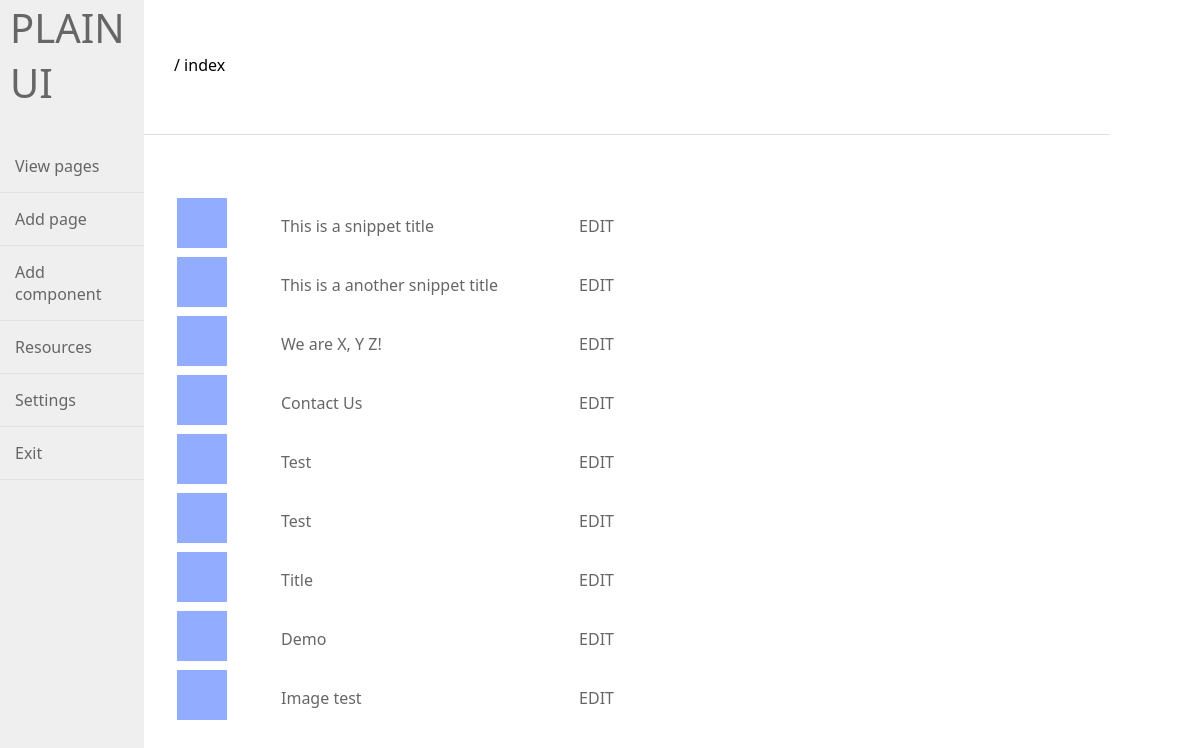
/index.php (signed in), run on an earlier commit of the app's database.
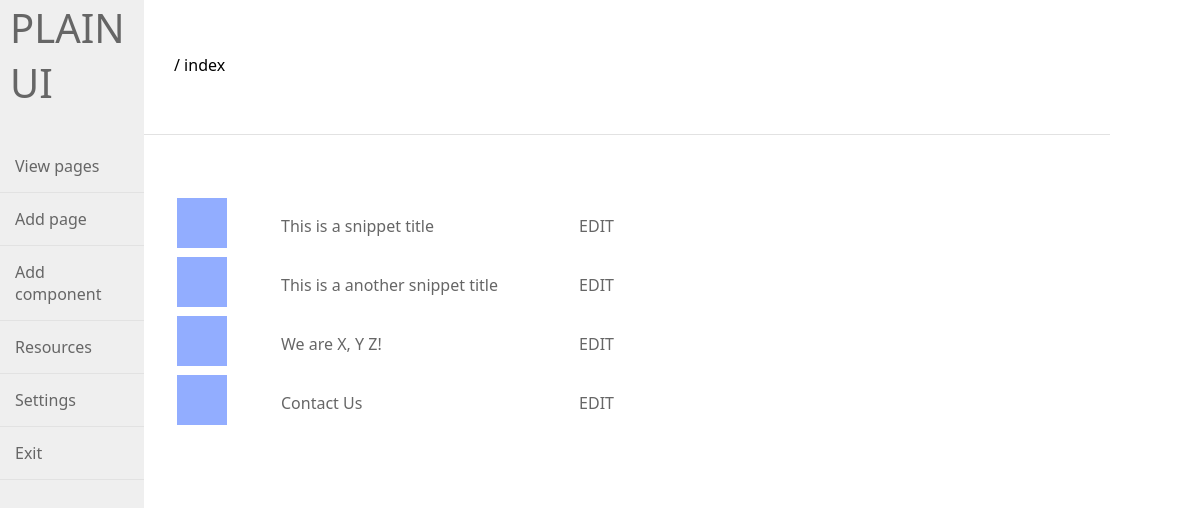
And on a later commit of the database.
### tables this page shows
CREATE TABLE `components` (
  `id` int(11) NOT NULL,
  `pid` int(11) NOT NULL,
  `component_title` tinytext NOT NULL,
  `component_text` longtext NOT NULL,
  `component_image` varchar(255) NOT NULL
);

### resources/PHP/Class.DB.php (called while the page is built, shortened)
<?php
class DB {
	private static $instance;
	private $connection;
	private function __construct() {
		$this->connection = new mysqli(HOST,USERNAME,PASSWORD,DATABASE);
		$this->connection->set_charset(CHARSET);
	}
	public static function init() {
		if(is_null(self::$instance)) {
			self::$instance = new DB();
		}
		return self::$instance;
	}
	public function __call($name, $args){
		if(method_exists($this->connection, $name)) {
			 return call_user_func_array(array($this->connection, $name), $args);
		} else {
			 trigger_error('Unknown Method ' . $name . '()', E_USER_WARNING);
			 return false;
		}
	}
}
class sql {
	protected $database;
	public function __construct() {
		$this->database = DB::init();
	}
	public function q($sql) {
		return $this->database->query($sql);
	}
	public function query($sql) {
		$req = $this->q($sql);
		for ($set = array (); $row = $req->fetch_assoc(); $set[] = $row);
		return $set;
	}
	public function intcast($int) {
		if($int >=0) {
			$int = intval($int);
			$int = (int)$int;
		}
		return (int)$int;
	}
	public function clean($string,$method='') {
		$data = '';
		switch($method) {
			case 'num':
				$data =  preg_replace('/[0-9]+/','', $string);
			break;
			}
		return $data;
	}
}
?>

### index.php (the view, shortened to what this page needs)
<?php
	include("resources/PHP/Class.DB.php");
	include("core/Cryptography.php");
	$cryptography = new Cryptography;
	$db = new sql();
	if(isset($_SESSION['token'])) {
		$token = $_SESSION['token'];
	} else {
		$token = $cryptography->getToken();
		$_SESSION['token'] = $token;
	}
	if(!isset($_SESSION['uuid'])) {
		$token  = $cryptography->uniqueID();
		$token .= $cryptography->uniqueID();
		$token .= $cryptography->uniqueID();
		$token .= $cryptography->uniqueID();
		$_SESSION['uuid'] = $token;
	} else {
		$token = $_SESSION['uuid'];
	}
	$result = $db->query("SELECT * FROM components");
?>
<!DOCTYPE html>
<html>
<head>
<?php include("core/Meta.php");?>
</head>
<body>
<div class="container">
	<header class="header">
	<?php include("core/Navigation.php");?>
	</header>
	<nav class="nav">
	/ index
	</nav>
	<article class="main">
	<table rowspan="" width="100%">
	<?php
	for($i=0;$i<count($result);$i++){
		if($result[$i]["component_image"] !='') {
			$image = str_replace('../','',$result[$i]["component_image"]);
			} else {
			$image = "resources/images/thumb.png";
		}
	?>
		<tr>
		<td width="100"><img src="<?php echo $image;?>" width="50"/></td>
		<td><a href="<?php echo SITE;?>components/edit/<?php echo $db->intcast($result[$i]['id']);?>/"><?php echo $result[$i]['component_title'];?></a></td>
		<td><a href="<?php echo SITE;?>components/edit/<?php echo $db->intcast($result[$i]['pid']);?>/">EDIT</a></td>
		<td width="500"></td>
		</tr>
	<?php
	}
	?>
	</table>
	</article>
</div>
</body>
</html>

### core/Meta.php (shortened to what this page needs)
<link rel="stylesheet" href="<?php echo SITE;?>assets/css/tokens.css" />

### core/Navigation.php
<h1><a href="<?php echo SITE;?>index.php">PLAIN UI</a></h1>
<ul class="navigate">
<li><a href="<?php echo SITE;?>pages/">View pages</a></li>
<li><a href="<?php echo SITE;?>pages/add/">Add page</a></li>
<li><a href="<?php echo SITE;?>components/add/">Add component</a></li>
<li><a href="<?php echo SITE;?>resources/">Resources</a></li>
<li><a href="<?php echo SITE;?>settings/">Settings</a></li>
<li><a href="<?php echo SITE;?>logout/<?php echo $token;?>/">Exit</a></li>
</ul>

### assets/css/tokens.css (style rules this page uses)
:root { --backdrop: #fff; --flower-red: #e23241; --flower-fuchsia: #bf045b; --flower-pink: #d95555; --flower-creme: #d98d62; --petal-yellow: #fce27d; --red: #b42d40; --lightred: #ff9c9c; --green: #14cc00; --lightgreen: #cbd187; --blue: #2d73b4; --lightblue: #9ccfff; --magenta: #9933cc; --lightmagenta: #f3c5fd; --black: #000000; --lightblack: #666666; --white: #ffffff; --lightwhite: #fffdf5; --grey: #b1b1b1; --lightgrey: #e2e2e2; --transparent: rgba(0, 0, 0, 0); --font-family: "Segoe UI", "Cantarell", sans-serif; --font-family-input: "Cantarell", sans-serif; --fontsize-small: 14px; --fontsize-medium: 24px; --fontsize-large: 32px; --fontsize-xlarge: 40px; --fontweight-normal: normal; --fontweight-bold: bold; --spacing-small: 5px; --spacing-medium: 10px; --spacing-large: 20px; --spacing-xlarge: 30px; --shadow-small: 0 1px 1px 0 rgba(0,0,0,0.12), 0 2px 1px -1px rgba(0,0,0,0.12), 0 1px 3px 0 rgba(0,0,0,0.20); --shadow-medium: 0 3px 4px 0 rgba(0,0,0,0.12), 0 3px 3px -2px rgba(0,0,0,0.12), 0 1px 8px 0 rgba(0,0,0,0.20); --shadow-large: 0 6px 10px 0 rgba(0,0,0,0.12), 0 1px 18px 0 rgba(0,0,0,0.12), 0 3px 5px -1px rgba(0,0,0,0.20); --viewwidth-small: 10vw; --viewwidth-medium: 20vw; --viewwidth-large: 50vw; --viewwidth-xlarge: 100vw; }
* { font-family: var(--font-family); }
html, body { padding: 0px; margin: 0px; }
h1, h2, h3, h4, h5, h6 { font-family: var(--font-family); margin: 0em; padding: 0em; }
h1 { font-weight: 100; font-size: var(--fontsize-xlarge); margin-bottom: var(--spacing-xlarge); }
body { background-color: #ffffff; margin: 0; padding: 0; }
.container { width: 100%; overflow: hidden; position: relative; }
.header { background-color: #efefef; height: 100vh; width: 12%; float: left; display: inline-block; }
.nav { background-color: rgba(0, 0, 0, 0); height: 134px; line-height: 130px; width: 78%; padding-left: var(--spacing-xlarge); float: left; display: block; border-bottom: 1px solid var(--lightgrey); }
.main { background-color: rgba(0, 0, 0, 0); width: 80%; float: left; display: block; margin-top: var(--spacing-xlarge); }
.header h1 { padding-left: 0px; margin-left: 10px; }
ul.navigate { list-style:none; margin: 0px; padding: 0px; }
ul.navigate li { border-bottom: 1px solid var(--lightgrey); padding-left: var(--spacing-xlarge); padding: 15px; }
ul.navigate li a { text-decoration: none; color: #666; }
a:link, a:visited { text-decoration: none; color: #666; }
h1 { margin-left: var(--spacing-xlarge); }
table { margin: var(--spacing-xlarge); }

What changed in the data, as far as the page shows it:
removed components: component_image (picture), component_title "Test"
removed components: component_image (picture), component_title "Test"
removed components: component_image (picture), component_title "Title"
removed components: component_image (picture), component_title "Demo"
removed components: component_image (picture), component_title "Image test"
